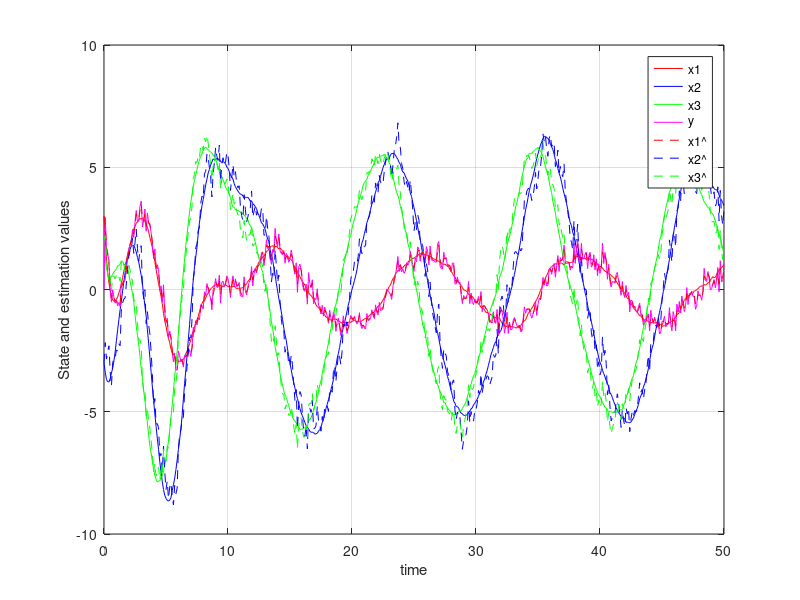
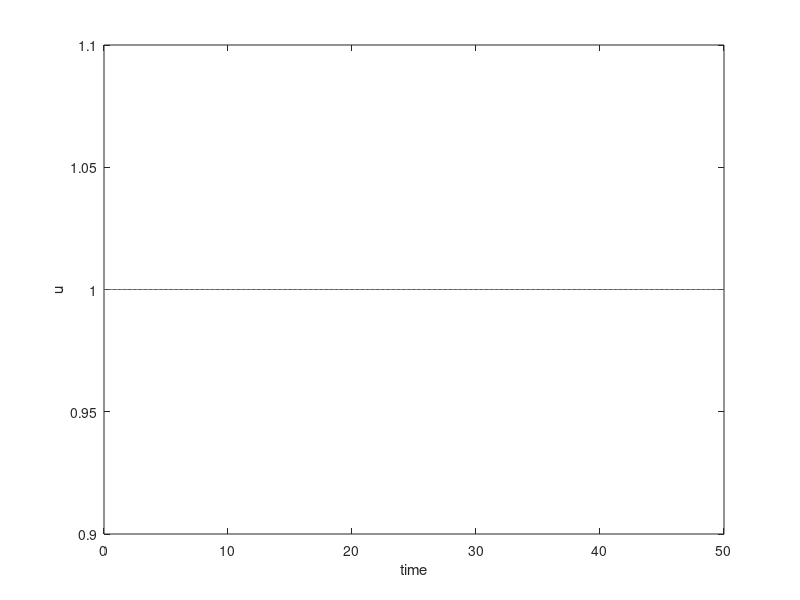
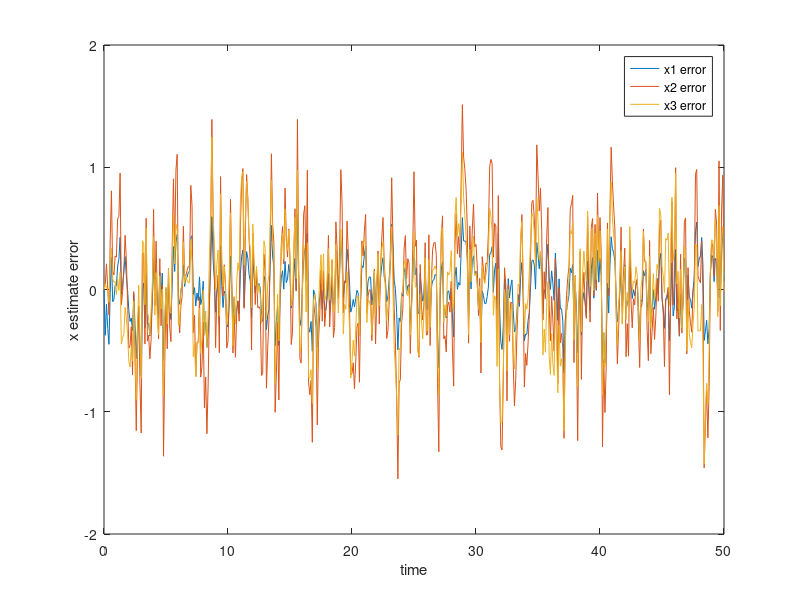
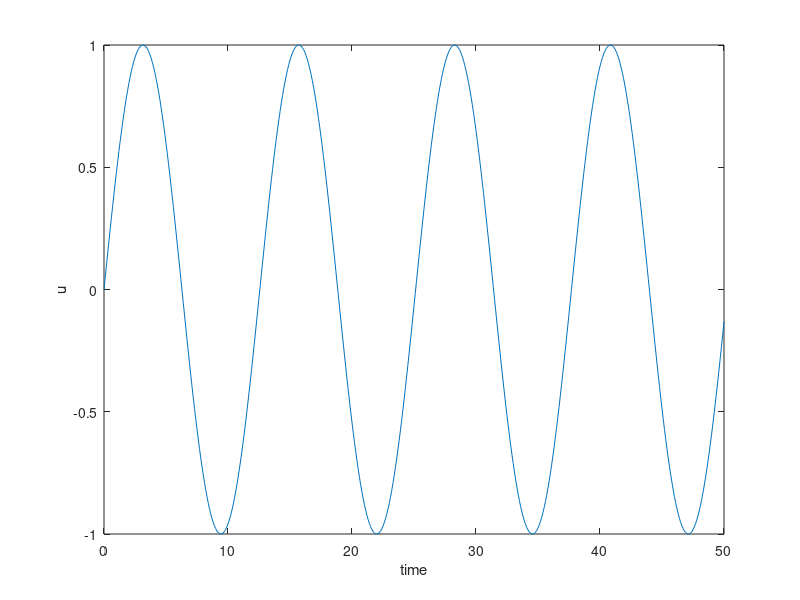

Here is the MATLAB script that generated these plots, in order:
%% Assignment 2 Q4

clear all
close all


DT=0.1;
Tend = 50;
t=0:DT:Tend;

A=eye(3)+DT*[-2 1 0; -2 0 1; -2 0 0];
B=DT*[5;5;1];
C=[1 0 0];
Q=[0.1 0 0; 0 0.2 0; 0 0 0.3]; %Process noise covariance
R=0.1; %Sensor noise covariance

x=zeros(3,length(t));
x(:,1)=[3;-3;2];
y=zeros(length(t),1);

xHat=zeros(3,length(t));
xHat(:,1)=[3;-3;2];
P=eye(3);
Kk=zeros(3,1);

% Input signal
U(:,1)=1*ones(length(t),1);
U(:,2)=sin(0.5*t);

randn('seed',0);
w = DT*mvnrnd([0 0 0],Q,length(t));
v = mvnrnd(0,R,length(t));
%m=2;
%u = U(:,m);
for m=1:2
    u = U(:,m);
    
for k=1:Tend/DT
    %actual system
    x(:,k+1)=A*x(:,k)+B*u(k)+w(k,:)';
    y(k+1)=C*x(:,k)+v(k);
    
    %predict
    xHat(:,k+1)=A*xHat(:,k)+B*u(k);
    P=A*P*A'+Q;
    
    %correct
    Kk=P*C'*inv(C*P*C'+R);
    xHat(:,k+1)=xHat(:,k+1)+Kk*(y(k+1)-C*xHat(:,k+1));
    P=P-Kk*C*P;
end

figure(1)
plot(t,x(1,:),'r',t,x(2,:),'b',t,x(3,:),'g',t,y','m',t,xHat(1,:),'r--',t,xHat(2,:),'b--',t,xHat(3,:),'g--')
legend('x1','x2','x3','y','x1^','x2^','x3^');
xlabel('time'); ylabel('State and estimation values')
grid on

figure
plot(t,u)
xlabel('time'); ylabel('u')

figure
plot(t,x-xHat)
xlabel('time')
legend('x1 error','x2 error','x3 error');
ylabel('x estimate error')

mseMeasurement = sum((x(2,:)-y').^2)
mseEstimate = sum((x(2,:)-xHat(2,:)).^2)

end